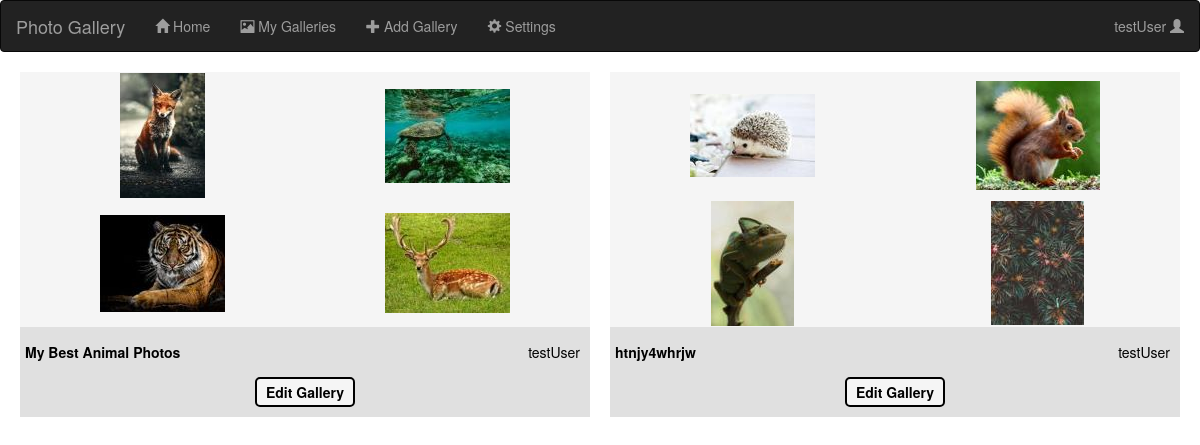
/myGalleries (signed in), run on an earlier commit of the app's database.
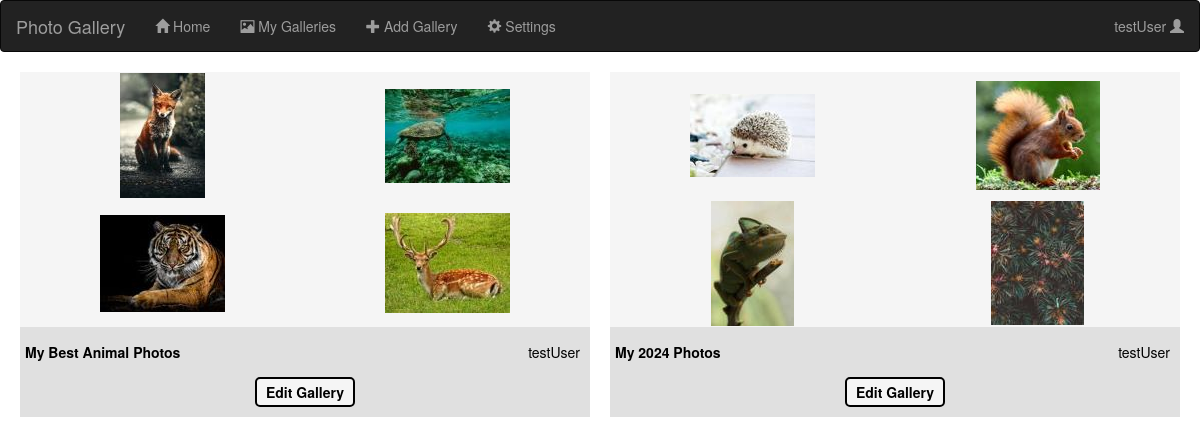
And on a later commit of the database.
### app.py (models this page shows, shortened)
class Gallery(db.Model):
    __tablename__ = 'galleries'
    id = db.Column(db.Integer, primary_key=True)
    userId = db.Column(db.Integer, db.ForeignKey(User.id))
    numPhotos = db.Column(db.Integer)
    title = db.Column(db.String(40))
    dateCreated = db.Column(db.Date)
    dateLastEdited = db.Column(db.Date)
    description = db.Column(db.Text)
    photos = db.relationship('Photo', backref='gallery')

class Photo(db.Model):
    __tablename__ = 'photos'
    __bind_key__ = 'photos'
    id = db.Column(db.Integer, primary_key=True)
    galleryId = db.Column(db.Integer, db.ForeignKey(Gallery.id))
    photoURL = db.Column(db.String(32))
    thumbnailURL = db.Column(db.String(32))

class User(UserMixin, db.Model):
    __tablename__ = 'users'
    __bind_key__ = 'users'
    id = db.Column(db.Integer, primary_key = True)
    fname = db.Column(db.String(32))
    lname = db.Column(db.String(32))
    email = db.Column(db.String(300), unique = True)
    username = db.Column(db.String(24))
    passwordHash = db.Column(db.String(128))
    galleries = db.relationship('Gallery', backref='user')

### app.py (the view)
@app.route("/myGalleries")
def myGalleries():
    myGalls = []
    loggedIn = isLoggedIn()
    if not loggedIn:
        return render_template('loginNeeded.html', loggedIn = loggedIn)
    myGalls = Gallery.query.filter_by(userId=session['userId']).all()
    return render_template('myGalleries.html', loggedIn = loggedIn, photos = photos, galleries = myGalls, username = getCurrentUsername(), users = users)

### app.py (called while the page is built)
@lm.user_loader
def loadUser(id):
    return User.query.get(int(id))

def getCurrentUsername():
    currentUserID = session.get("userId", None)
    currentUsername = None
    if currentUserID != None:
        currentUsername = loadUser(currentUserID).username
    return currentUsername

def isLoggedIn():
    if 'loggedIn' not in session:
        session['loggedIn'] = False
        session.modified = True
    return session['loggedIn']

### templates/myGalleries.html (shortened to what this page needs)
{% extends "base.html" %}
{% block content %}
    <div id = "galleries">
        {% for gallery in galleries %}
            {% set numPhotos = gallery['numPhotos'] %}
            {% set photosList = gallery['photos'] %}
            <div class = "galleryPreview">
                <a href = "{{ url_for('viewGallery', galleryID = gallery['id'])}}">
                    <div class = "photosPreview">
                        {% for i in range(4) %}
                            <div class = "thumbnailPhoto">
                                {% set photoURL = photosList[(i%numPhotos)]['thumbnailURL'] %}
                                <img src="{{photoURL}}">
                            </div>
                        {% endfor %}
                    </div>
                    <div class = "previewDetails">
                        <div class = "previewTitleDate">{{gallery['title']}}</div>
                        <div class = "previewUser">{{users[gallery['userId']]['username']}}</div>
                    </div>
                </a>
                <div class = "editSection">
                    <div class = "editButton" id = "{{gallery['id']}}"><a href = "{{ url_for('editGallery', galleryID = gallery['id'])}}" >Edit Gallery</a></div>
                </div>
            </div>
        {% endfor %}
    </div>
{% endblock %}

What changed in the data, as far as the page shows it:
changed Gallery: title "htnjy4whrjw" → "My 2024 Photos"
